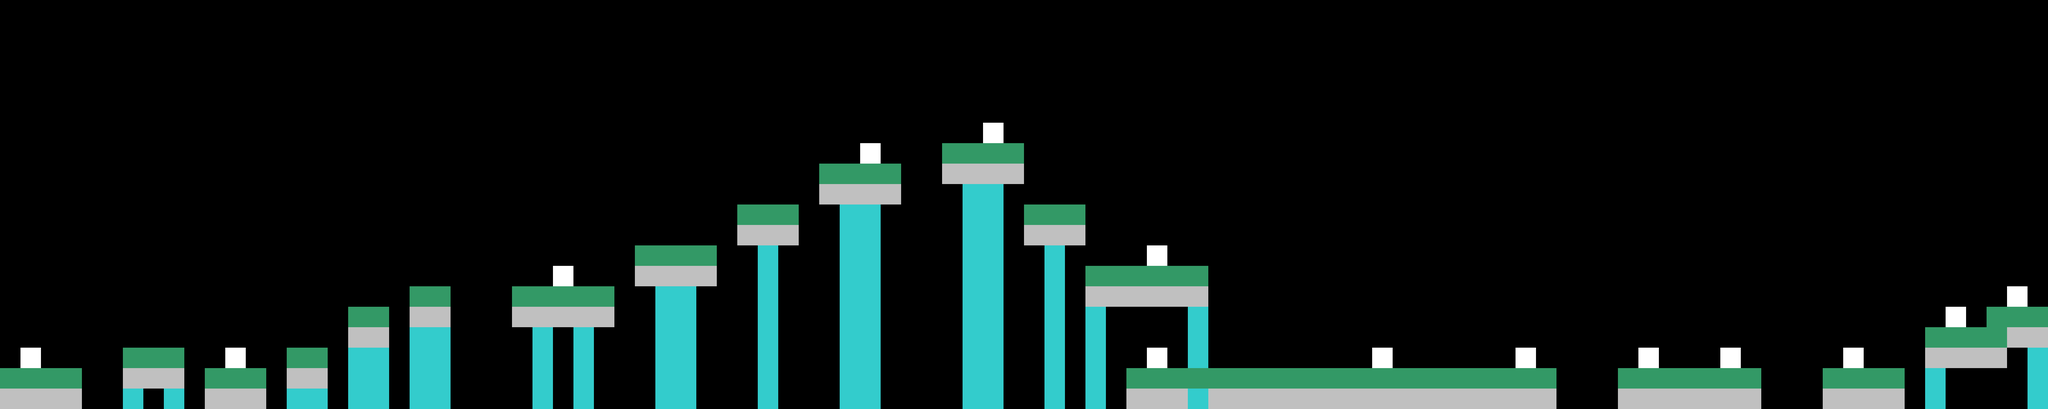

Tiled map render using the project's own tile images. Description and the map definition, with tile-layer contents summarised, below:
An orthogonal 100x20 tile map with 64x64 px tiles, 3 tile layers (Entities, Scenario, Collisions).

<map version="1.0" orientation="orthogonal" width="100" height="20" tilewidth="64" tileheight="64">
 <tileset firstgid="1" name="level" tilewidth="64" tileheight="64">
  <image source="level.png" trans="ffffff" />
  <tile id="0">
   <properties>
    <property name="blocked" value="true" />
   </properties>
  </tile>
  <tile id="3">
   <properties>
    <property name="begin" value="true" />
   </properties>
  </tile>
  <tile id="4">
   <properties>
    <property name="end" value="true" />
   </properties>
  </tile>
  <tile id="5">
   <properties>
    <property name="enemy" value="true" />
   </properties>
  </tile>
 </tileset>
 <layer name="Entities" width="100" height="20">
  <data>[2000 cells, 14 non-empty, 3 distinct tile ids]</data>
 </layer>
 <layer name="Scenario" width="100" height="20">
  <data>[2000 cells, 193 non-empty, 2 distinct tile ids]</data>
 </layer>
 <layer name="Collisions" width="100" height="20">
  <data>[2000 cells, 84 non-empty, 1 distinct tile ids]</data>
 </layer>
</map>